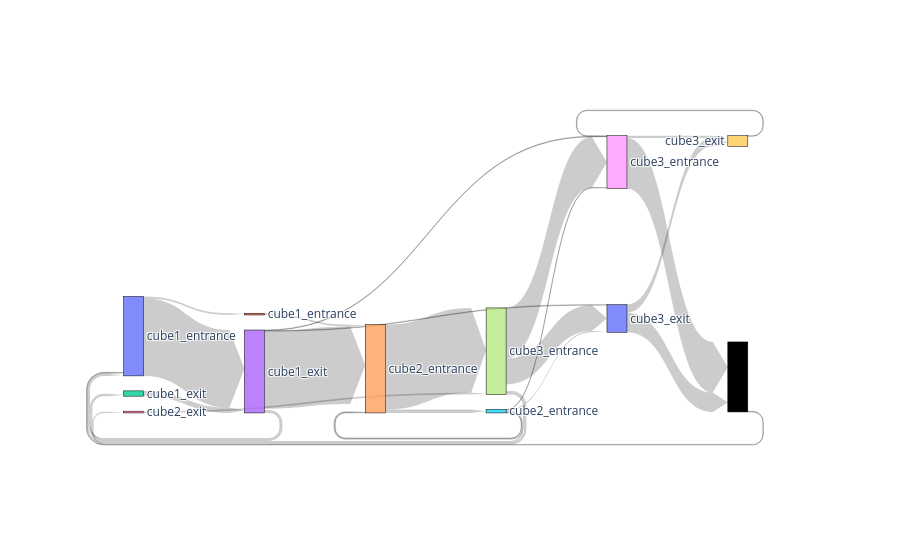

Notebook code for this chart:
### Markdown cell above
Door sequence

### Code cell
# snakey plot representing the flow of traffic through doors

df_copy = filtered_df.copy()

df_copy = df_copy.dropna(subset=['door_sequence'])

original_doors = sorted(set([door for seq in df_copy['door_sequence'] for door in seq.split(',')]))

desired_doors = ['cube1_entrance', 'cube1_entrance', 'cube1_exit', 'cube1_exit', 'cube2_entrance', 'cube2_entrance', 'cube2_exit', 'cube3_entrance', 'cube3_entrance', 'cube3_exit', 'cube3_exit']

flow_matrix = pd.DataFrame(0, index=original_doors, columns=original_doors)

for sequence in df_copy['door_sequence']:
    doors_visited = sequence.split(',')
    for i in range(len(doors_visited) - 1):
        flow_matrix.loc[doors_visited[i], doors_visited[i + 1]] += 1

fig = go.Figure(data=[go.Sankey(
    node=dict(
        pad=15,
        thickness=20,
        line=dict(color='black', width=0.5),
        label=original_doors
    ),
    link=dict(
        arrowlen=15,
        source=[original_doors.index(src) for src in flow_matrix.index for _ in range(len(flow_matrix.columns))],
        target=[original_doors.index(dest) for _ in range(len(flow_matrix.index)) for dest in flow_matrix.columns],
        value=flow_matrix.values.flatten()
    )
)])

fig.update_traces(
    node=dict(label=desired_doors),
    selector=dict(type='sankey')
)

# fig.write_html("sankey_plot.html")
# plt.savefig(f"sankey_plot.png")

fig.show()

### Figure 1 — Plotly figure (JSON) as saved in the notebook; plotly's stock layout.template omitted (floating-point values rounded to 4 significant figures; data arrays with more than 128 entries replaced by an {"elided": "..."} marker saying what was removed)
{"data": [{"link": {"arrowlen": 15, "source": {"elided": "144 int values"}, "target": {"elided": "144 int values"}, "value": {"elided": "144 int values"}}, "node": {"label": ["cube1_entrance", "cube1_entrance", "cube1_exit", "cube1_exit", "cube2_entrance", "cube2_entrance", "cube2_exit", "cube3_entrance", "cube3_entrance", "cube3_exit", "cube3_exit"], "line": {"color": "black", "width": 0.5}, "pad": 15, "thickness": 20}, "type": "sankey"}], "layout": {}}
